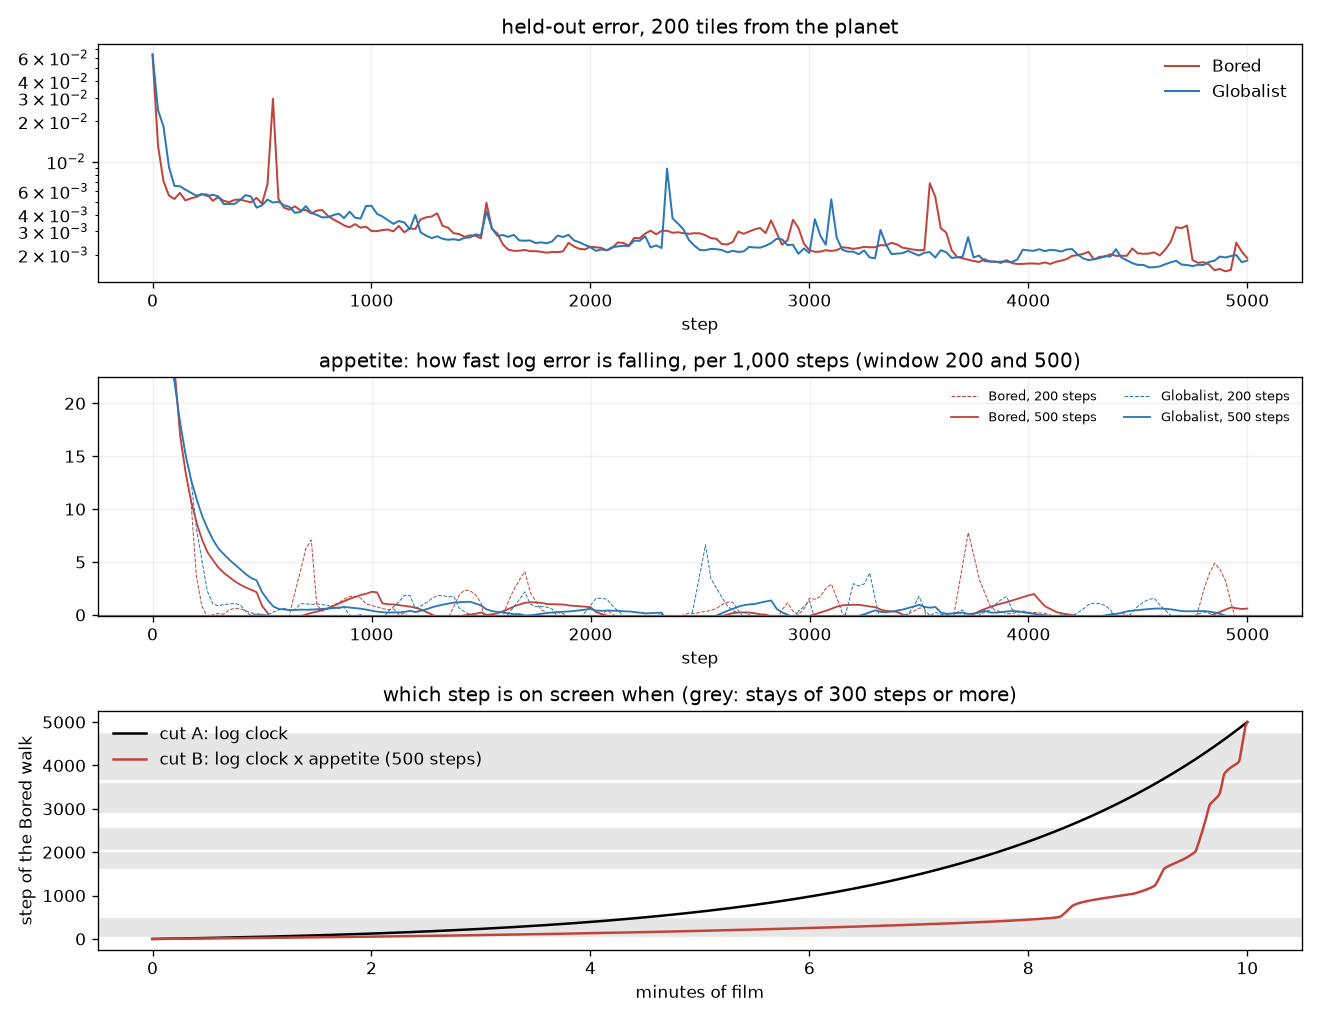

Recreate this plot in Python.
"""Task 7: appetite as a re-timing only. Nothing here touches a walker.

    python analysis/h0111/task7_appetite.py            # signal, timings, figures
    python analysis/h0111/task7_appetite.py --films    # also renders the two cuts of the Bored Paris walk to runs/h0111_films/

Appetite at step n: how fast the network is still improving on the planet, as the downward slope of log held-out error over the trailing
window (a straight-line fit through the logged values, every 25 steps; the window itself does the smoothing). Trailing, so it only uses
what the walker had already been through. Floored at 0: a stretch in which the error rises has no appetite, not a negative one.

Cut A: uniform hold on a log-step clock, step n is shown at time proportional to log(n + c), with c so the first 50 steps take ~1 minute.
Cut B: the same clock, each hold multiplied by appetite (relative to its walk median, limited to 1/4..4), then rescaled to the same length.
"""

from __future__ import annotations

import subprocess
import sys

import numpy as np
import pandas as pd
from common import OUT, RUNS, heldout, places, steps
from PIL import Image, ImageDraw, ImageFont
from scipy.optimize import brentq

WALKS = {"Bored": "h2910_bored_paris_s0", "Globalist": "h2910_globalist_paris_s0"}
WINDOWS = (200, 500)
TOTAL_S, FIRST50_S = 600.0, 60.0
SCALE_LIMIT = 4.0
FPS, SIZE, BAR = 30, 640, 48


def appetite(h: pd.DataFrame, n_steps: int, window: int) -> np.ndarray:
    """Per step: minus the slope of log held-out MSE over the trailing window, per 1,000 steps, floored at 0."""
    x, y = h.step.to_numpy(float), np.log(h.heldout_mse.to_numpy())
    grid = np.arange(0, n_steps + 1, 25)
    slope = np.full(len(grid), np.nan)
    for k, g in enumerate(grid):
        m = (x <= g) & (x > g - window)
        if m.sum() >= 4:
            slope[k] = np.polyfit(x[m], y[m], 1)[0]
    slope = pd.Series(slope).bfill().to_numpy()
    return -1000 * np.interp(np.arange(n_steps), grid, slope)


def log_clock_c(n: int) -> float:
    return brentq(lambda c: np.log((50 + c) / c) / np.log((n + c) / c) - FIRST50_S / TOTAL_S, 1e-3, 5000)


def holds(n: int, app: np.ndarray | None) -> np.ndarray:
    c = log_clock_c(n)
    d = np.log((np.arange(1, n + 1) + c) / (np.arange(n) + c))
    d *= TOTAL_S / d.sum()
    if app is not None:
        a = np.maximum(app, 0)
        f = np.clip(a / np.median(a[a > 0]), 1 / SCALE_LIMIT, SCALE_LIMIT)
        d = d * f
        d *= TOTAL_S / d.sum()
    return d


def stretches(s: pd.DataFrame, dA: np.ndarray, dB: np.ndarray) -> pd.DataFrame:
    rows = []
    for p, x in s.groupby("place"):
        if len(x) >= 100 or p == 0:
            i = x.step.to_numpy()
            rows.append({"steps": f"{i[0]}-{i[-1]}", "n": len(x), "lat": x.lat.median().round(1), "lon": x.lon.median().round(1), "A_sec": dA[i].sum(), "B_sec": dB[i].sum(), "A_start_min": dA[: i[0]].sum() / 60, "B_start_min": dB[: i[0]].sum() / 60})
    return pd.DataFrame(rows)


def signal() -> dict:
    out, rows = {}, []
    for ch, run in WALKS.items():
        s, h = steps(run), heldout(run)
        for w in WINDOWS:
            a = appetite(h, len(s), w)
            out[ch, w] = a
            for lo in range(0, 5000, 500):
                rows.append({"walker": ch, "window": w, "steps": f"{lo}-{lo + 499}", "appetite_mean": a[lo : lo + 500].mean(), "share_at_or_below_zero": (a[lo : lo + 500] <= 0).mean()})
    t = pd.DataFrame(rows)
    t.to_csv(OUT / "task7_appetite_blocks.csv", index=False)
    print(t.pivot_table(index="steps", columns=["walker", "window"], values="appetite_mean", sort=False).round(3).to_string())
    print(t.pivot_table(index="steps", columns=["walker", "window"], values="share_at_or_below_zero", sort=False).round(2).to_string())
    pd.DataFrame({f"{c}_{w}": v for (c, w), v in out.items()}).assign(step=np.arange(5000)).to_csv(OUT / "task7_appetite.csv", index=False)
    return out


def figures(app: dict) -> pd.DataFrame:
    import matplotlib

    matplotlib.use("Agg")
    import matplotlib.pyplot as plt

    s = places(steps(WALKS["Bored"]))
    n = len(s)
    dA, dB = holds(n, None), holds(n, app["Bored", WINDOW])
    tab = stretches(s, dA, dB)
    tab.to_csv(OUT / "task7_stretches.csv", index=False)
    print(f"c = {log_clock_c(n):.1f}; first 50 steps: A {dA[:50].sum():.0f} s, B {dB[:50].sum():.0f} s; total A {dA.sum():.0f} s, B {dB.sum():.0f} s")
    print(f"hold: A {dA[0]:.2f} s at the start, {dA[-1] * 1000:.0f} ms at the end; B {dB[0]:.2f} s, {dB[-1] * 1000:.0f} ms. Steps under one frame: A {(dA < 1 / FPS).mean():.2f}, B {(dB < 1 / FPS).mean():.2f}")
    print(tab.round(1).to_string(index=False))

    fig, axs = plt.subplots(3, 1, figsize=(11, 8.5), sharex=False)
    ax = axs[0]
    for ch, run in WALKS.items():
        h = heldout(run)
        ax.plot(h.step, h.heldout_mse, lw=1.2, label=ch, color={"Bored": "#c1443c", "Globalist": "#2a78b5"}[ch])
    ax.set_yscale("log")
    ax.set_title("held-out error, 200 tiles from the planet")
    ax.legend(frameon=False)
    ax = axs[1]
    for (ch, w), a in app.items():
        ax.plot(a, lw=1.1 if w == 500 else 0.6, ls="-" if w == 500 else "--", color={"Bored": "#c1443c", "Globalist": "#2a78b5"}[ch], label=f"{ch}, {w} steps")
    ax.axhline(0, color="0.5", lw=0.7)
    ax.set_title("appetite: how fast log error is falling, per 1,000 steps (window 200 and 500)")
    ax.set_ylim(-0.1, np.percentile(np.concatenate(list(app.values())), 98))
    ax.legend(frameon=False, ncol=2, fontsize=8)
    for k in (0, 1):
        axs[k].set_xlabel("step")
        axs[k].grid(alpha=0.2)
    ax = axs[2]
    ax.plot(np.r_[0, np.cumsum(dA)] / 60, np.arange(n + 1), label="cut A: log clock", color="k")
    ax.plot(np.r_[0, np.cumsum(dB)] / 60, np.arange(n + 1), label=f"cut B: log clock x appetite ({WINDOW} steps)", color="#c1443c")
    for _, r in tab[tab.n >= 300].iterrows():
        lo = int(r.steps.split("-")[0])
        ax.axhspan(lo, lo + r.n, color="0.9", zorder=0)
    ax.set_xlabel("minutes of film")
    ax.set_ylabel("step of the Bored walk")
    ax.set_title("which step is on screen when (grey: stays of 300 steps or more)")
    ax.legend(frameon=False)
    fig.tight_layout()
    fig.savefig(OUT / "task7_appetite.png", dpi=120)
    plt.close(fig)
    return s


def render(s: pd.DataFrame, d: np.ndarray, name: str, title: str) -> None:
    from data.tile_store import TileStore

    store = TileStore()
    font = ImageFont.load_default(size=20)
    t = s.tile_idx.to_numpy()
    frames = int(round(TOTAL_S * FPS))
    which = np.minimum(np.searchsorted(np.cumsum(d), (np.arange(frames) + 0.5) / FPS), len(t) - 1)
    path = RUNS / "h0111_films" / f"{name}.mp4"  # runs/ is git-ignored: an untracked film in the work tree once filled the disk by way of .git
    path.parent.mkdir(exist_ok=True)
    ff = subprocess.Popen(["ffmpeg", "-y", "-loglevel", "error", "-f", "rawvideo", "-pix_fmt", "rgb24", "-s", f"{SIZE}x{SIZE + BAR}", "-r", str(FPS), "-i", "-", "-c:v", "h264_videotoolbox", "-b:v", "6M", "-pix_fmt", "yuv420p", str(path)], stdin=subprocess.PIPE)
    last, buf = -1, b""
    for k in which:
        if k != last:
            im = Image.new("RGB", (SIZE, SIZE + BAR))
            im.paste(Image.fromarray(store.get_lowres(int(t[k]))).resize((SIZE, SIZE), Image.Resampling.BICUBIC), (0, 0))
            dr = ImageDraw.Draw(im)
            la, lo = s.lat.iloc[k], s.lon.iloc[k]
            dr.text((12, SIZE + 12), f"step {k:,}   {abs(la):.1f}{'N' if la >= 0 else 'S'} {abs(lo):.1f}{'E' if lo >= 0 else 'W'}", font=font, fill=(235, 235, 235))
            dr.text((SIZE - 12, SIZE + 12), title, font=font, fill=(150, 150, 150), anchor="ra")
            buf, last = im.tobytes(), k
        ff.stdin.write(buf)
    ff.stdin.close()
    ff.wait()
    shown = len(np.unique(which))
    print(f"[task7] {path.name}: {frames} frames, {shown} of {len(t)} steps get at least one frame, {path.stat().st_size / 1e6:.0f} MB", flush=True)
    sheet(s, which, name, store)


def sheet(s: pd.DataFrame, which: np.ndarray, name: str, store) -> None:
    """One frame every 20 seconds of film."""
    cols, thumb = 10, 150
    picks = which[:: 20 * FPS][:30]
    im = Image.new("RGB", (cols * thumb, (len(picks) // cols) * (thumb + 20)), (20, 20, 20))
    dr = ImageDraw.Draw(im)
    font = ImageFont.load_default(size=12)
    for j, k in enumerate(picks):
        x, y = (j % cols) * thumb, (j // cols) * (thumb + 20)
        im.paste(Image.fromarray(store.get_lowres(int(s.tile_idx.iloc[k]))).resize((thumb - 2, thumb - 2)), (x, y))
        dr.text((x + 3, y + thumb), f"{j * 20 // 60}:{j * 20 % 60:02d}  step {k:,}", font=font, fill=(220, 220, 220))
    (OUT / "films").mkdir(exist_ok=True)
    im.save(OUT / "films" / f"{name}_contact.png")


WINDOW = 500

if __name__ == "__main__":
    app = signal()
    s = figures(app)
    if "--films" in sys.argv:
        render(s, holds(len(s), None), "bored_paris_A_log_clock", "A: log clock")
        render(s, holds(len(s), app["Bored", WINDOW]), "bored_paris_B_log_clock_appetite", "B: log clock x appetite")
